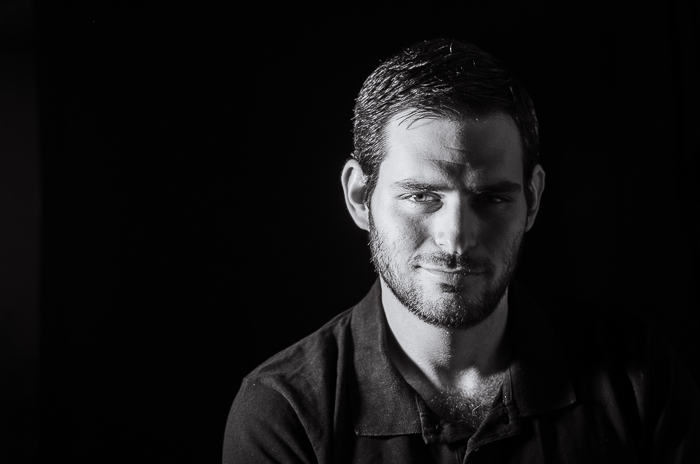
#> input picture test/yuz_org.jpg, 700 x 464 px
$ python main.py
#> lines starting #> are read from the running program, lines starting #| are printed output that depends on the picture; after the words box and inside, x2 and y2 are one past the last pixel; in counts of white or black regions, pixels touching at a corner belong together
import cv2
from matplotlib import pyplot as pyplot
import numpy as np
import math as math

#Divides the image index as split_size*split_size split size must have pow of a 2
def Divide_Img(img,split_size):
    sliced=np.split(img,split_size,axis=0)
    return [np.split(img_slice,split_size,axis=1) for img_slice in sliced]

#These two functions are just trick to reduce time complexity
#While they are reducing time complexity of Threshold and FindTuner Functions they are increasing space complexity
#CreateImageIndex should be given as last parameter to Threshold function
#CreateBlockIndex using in Binarize function
def CreateBlockIndex(split_size):
    index=[]
    for x in range(split_size):
        for y in range(split_size):
            index.append((x,y))
    return index
def CreateImageIndex(img):
    imgsize= img.shape
    index=[]
    for x in range(imgsize[0]):
        for y in range(imgsize[1]):
            index.append((x,y))
    return index

#Threshold function to binarize image as globally
def Threshold(p_img,value,max,inv,index):
    min=0
    if inv:
        min=max
        max=0
    for i in index:
        if p_img[i[0]][i[1]]>=value:
                p_img[i[0]][i[1]]=max
        else:
            p_img[i[0]][i[1]]=min
    return p_img

#Function to find tuner value to use in Binarize funciton it helps to reduce noise and
def FindTuner(img,split_size):
    tuner = 0
    var = np.var(img)
    log=math.log2(split_size)
    if(var<log):
        tuner=log-math.floor(var)
    return tuner

#It resize the image as 1024x1024, divides it, binarizes each image locally and merge them back
#If use tuner function given False tuner value not be used and resluts may be worse
def Binarize(img,split_size=128,invert=False,use_tuner=True):
    img = cv2.resize(img,(512,512))
    blocks = Divide_Img(img,split_size)
    index = CreateBlockIndex(split_size)
    img_index=CreateImageIndex(blocks[0][0])
    count=0
    for i in index:
        tuner=0
        if (use_tuner):
            tuner=FindTuner(blocks[i[0]][i[1]],split_size)
        blocks[i[0]][i[1]]=Threshold(blocks[i[0]][i[1]],np.mean(blocks[i[0]][i[1]])-tuner,255,invert,img_index)
    return np.block(blocks)

if __name__=='__main__':
    #Read and show original image as grayscale
    img = cv2.imread('test/yuz_org.jpg',0)
#> img: shape (464, 700); min 0, max 241, mean 20.3
    org_size=img.shape
#> org_size = (464, 700)
    cv2.imshow("Original",img)
    cv2.waitKey(0)

    #Global Threshold using our own threshold function and show
    glob = Threshold(img.copy(),127,255,False,CreateImageIndex(img))
#> the loop in Threshold, `for i in index:` made 324800 passes
#> i on passes 1 to 3: (0, 0), (0, 1), (0, 2)
#> after the loop in Threshold, `for i in index:`:
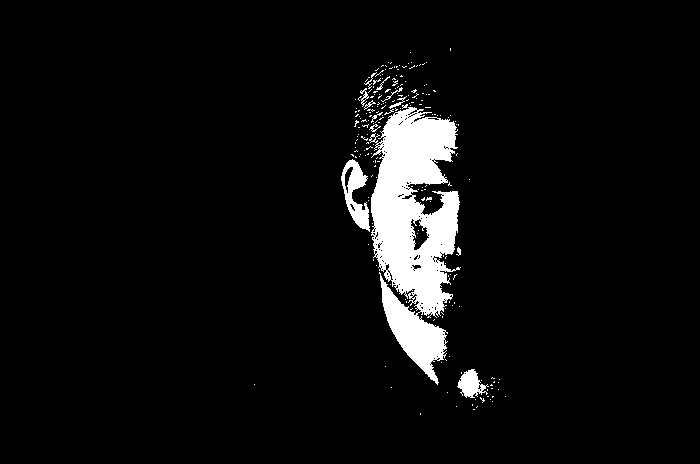
#> p_img: shape (464, 700); 5.4% white; 213 white regions (201 under 20 px), largest, box (x1, y1, x2, y2) and area: (369, 107, 461, 385) 15071, (341, 159, 370, 232) 978, (457, 369, 489, 398) 502
    cv2.imshow("Global 127",glob)
    cv2.waitKey(0)

    # Otsu's thresholding using opencv
    ret2,otsu = cv2.threshold(img,0,255,cv2.THRESH_BINARY+cv2.THRESH_OTSU)
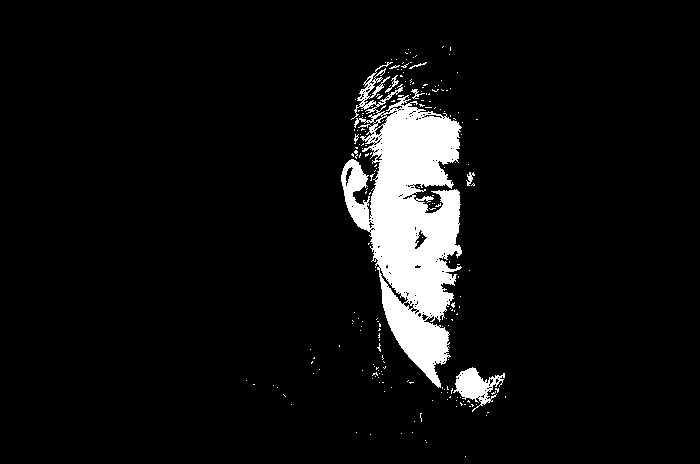
#> otsu: shape (464, 700); 6.6% white; 212 white regions (205 under 20 px), largest, box (x1, y1, x2, y2) and area: (341, 62, 462, 388) 19576, (453, 367, 505, 412) 985, (385, 75, 399, 93) 58
#> ret2 = 91
    cv2.imshow("Otsu",otsu)
    cv2.waitKey(0)

    #Local Threshold using our own function
    local=Binarize(img.copy(),256,False,True)
#> in Binarize, `img = cv2.resize(img,(512,512))`:
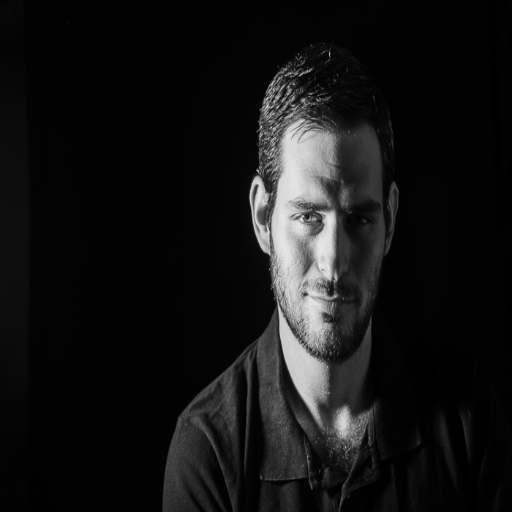
#> img: shape (512, 512); min 0, max 233, mean 20.2
#> in Divide_Img, `sliced=np.split(img,split_size,axis=0)`: sliced = 256 items
#> in Binarize, `img_index=CreateImageIndex(blocks[0][0])`: img_index = [(0, 0), (0, 1), (1, 0), (1, 1)]
#> the loop in Binarize, `for i in index:` made 65536 passes
#> (var in FindTuner, tuner) on passes 1 to 12: (0.688, 8), (0.25, 8), (0.188, 8), (0.188, 8), (0.688, 8), (0.188, 8), (0.188, 8), (0, 8), (0, 8), (0.188, 8), (0.188, 8), (1, 7)
#> tuner on passes 61 to 66: 8, 8, 8, 8, 8, 8
#> in Binarize, `return np.block(blocks)`:
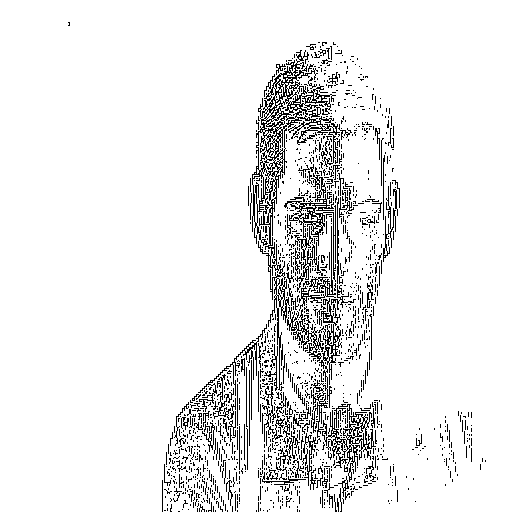
#> returned value: shape (512, 512); 92.4% white; black in thin lines or dots, all inside (x1, y1, x2, y2) = (68, 22, 486, 512)
    #Resize it back to original sizes
    local = cv2.resize(local,(org_size[1],org_size[0]))
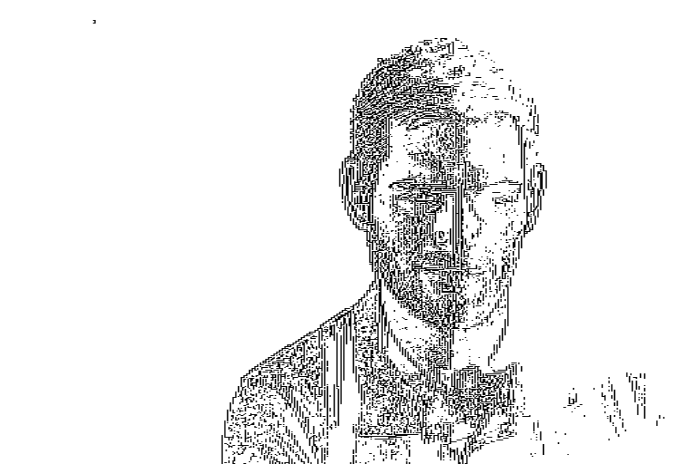
#> local: shape (464, 700); min 0, max 255, mean 235.6
    cv2.imshow("Local:",local)
    cv2.waitKey(0)
